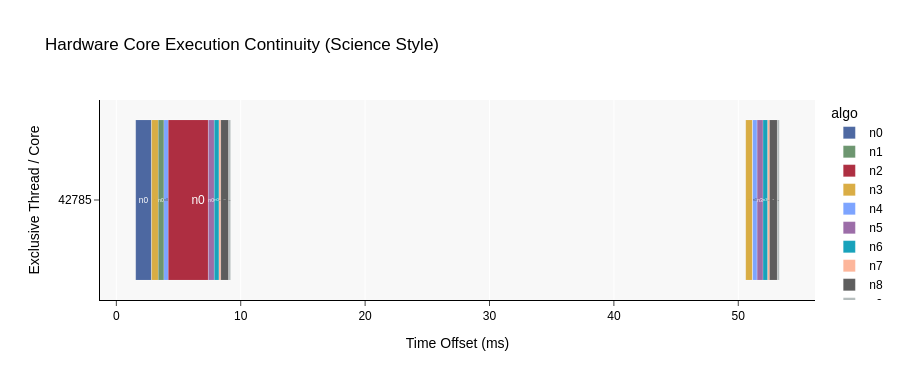

Notebook cell for this chart:
### Markdown cell above
## 一、 宏观并行行为分析 (Timeline & Gantt)

### 1. 任务甘特图 (Hardware Core Gantt Chart)
展示有效计算块 ($C_i$) 的持续时长。
* **分析重点**: 观察各核心条块之间的**横向间隙**。这些空隙（气泡）代表了调度器无法填满的资源空洞，是加速比无法达到线性的根本原因。

### Code cell
def draw_px_gantt(df_jobs):
    if df_jobs.empty:
        print("Warning: Input DataFrame is empty.")
        return

    # 1. 精选 Science 级低饱和度多色盘 (针对不同 Algo)
    # 选色原则：冷暖交替，灰度梯度一致
    DISCRETE_SCI_COLORS = [
        "#3B5998", # 灰蓝
        "#5E8B61", # 鼠尾草绿
        "#A6192E", # 砖红
        "#D6A531", # 暗金
        "#709BFF", # 浅钢蓝
        "#925E9F", # 灰紫
        "#0099B4", # 墨青
        "#FDAF91", # 柔粉
        "#4D4D4D", # 碳灰
        "#ADB6B6"  # 铝灰
    ]

    # 2. 线程 TID 自然排序 (确保 T0, T1, T2... 逻辑顺序)
    def extract_num(s):
        n = re.findall(r'\d+', str(s))
        return int(n[0]) if n else 0

    tids_sorted = sorted(df_jobs["tid"].unique(), key=extract_num)
    # 算法也进行排序，确保图例整齐
    algos_sorted = sorted(df_jobs["algo"].unique(), key=extract_num)

    # 3. 绘图
    fig = px.bar(
        df_jobs,
        base="start_ms",      # 任务起点 (ms)
        x="algo_ms",          # 任务宽度 (ms)
        y="tid",
        color="algo",         # 区分不同算法
        orientation='h',
        category_orders={"tid": tids_sorted, "algo": algos_sorted},
        color_discrete_sequence=DISCRETE_SCI_COLORS,
        title="Hardware Core Execution Continuity (Science Style)",
        labels={"start_ms": "Timeline", "algo_ms": "Exec", "tid": "Thread ID"}
    )

    # 4. 论文级布局优化
    fig.update_layout(
        plot_bgcolor='rgba(248, 248, 248, 1)', # 极浅灰背景，使白色气泡更明显
        xaxis=dict(
            title="Time Offset (ms)",
            showgrid=True,
            gridcolor='white', # 白色网格在灰底上非常高级
            linecolor='black',
            ticks='outside',
            zeroline=False
        ),
        yaxis=dict(
            title="Exclusive Thread / Core",
            showgrid=False, # Y 轴不需网格，保持横向视觉流
            autorange="reversed", # 线程 0 置顶
            linecolor='black',
            ticks='outside'
        ),
        font=dict(family="Arial", size=12, color="black"),
        height=350 + (len(tids_sorted) * 30), # 根据线程数动态调整高度
        margin=dict(l=100, r=30, t=100, b=80), # 增加左边距给 TID 标签
    )

    # 5. 交互与渲染优化
    fig.update_traces(
        marker_line_width=0.5, # 给极其微小的任务块增加细边框以便识别
        marker_line_color="rgba(255,255,255,0.2)",
        opacity=0.9,
        # 悬浮窗：微秒级精度标注
        hovertemplate="<b>Core %{y}</b><br>Algo: %{text}<br>Start: %{base:.3f} ms<br>Duration: %{x:.3f} ms<extra></extra>",
        text=df_jobs["algo"]
    )

    fig.show()

# 执行
draw_px_gantt(analysis_df)

### Figure 1 — Plotly figure (JSON) as saved in the notebook; plotly's stock layout.template omitted (floating-point values rounded to 4 significant figures)
{"data": [{"base": [1.56], "hovertemplate": "<b>Core %{y}</b><br>Algo: %{text}<br>Start: %{base:.3f} ms<br>Duration: %{x:.3f} ms<extra></extra>", "legendgroup": "n0", "marker": {"color": "#3B5998", "pattern": {"shape": ""}, "line": {"color": "rgba(255,255,255,0.2)", "width": 0.5}}, "name": "n0", "orientation": "h", "showlegend": true, "textposition": "auto", "x": [1.246], "xaxis": "x", "y": ["42785"], "yaxis": "y", "type": "bar", "opacity": 0.9, "text": ["n0", "n3", "n1", "n4", "n2", "n5", "n6", "n7", "n8", "n9", "n3", "n4", "n5", "n6", "n7", "n8", "n9"]}, {"base": [3.369], "hovertemplate": "<b>Core %{y}</b><br>Algo: %{text}<br>Start: %{base:.3f} ms<br>Duration: %{x:.3f} ms<extra></extra>", "legendgroup": "n1", "marker": {"color": "#5E8B61", "pattern": {"shape": ""}, "line": {"color": "rgba(255,255,255,0.2)", "width": 0.5}}, "name": "n1", "orientation": "h", "showlegend": true, "textposition": "auto", "x": [0.451], "xaxis": "x", "y": ["42785"], "yaxis": "y", "type": "bar", "opacity": 0.9, "text": ["n0", "n3", "n1", "n4", "n2", "n5", "n6", "n7", "n8", "n9", "n3", "n4", "n5", "n6", "n7", "n8", "n9"]}, {"base": [4.171], "hovertemplate": "<b>Core %{y}</b><br>Algo: %{text}<br>Start: %{base:.3f} ms<br>Duration: %{x:.3f} ms<extra></extra>", "legendgroup": "n2", "marker": {"color": "#A6192E", "pattern": {"shape": ""}, "line": {"color": "rgba(255,255,255,0.2)", "width": 0.5}}, "name": "n2", "orientation": "h", "showlegend": true, "textposition": "auto", "x": [3.204], "xaxis": "x", "y": ["42785"], "yaxis": "y", "type": "bar", "opacity": 0.9, "text": ["n0", "n3", "n1", "n4", "n2", "n5", "n6", "n7", "n8", "n9", "n3", "n4", "n5", "n6", "n7", "n8", "n9"]}, {"base": [2.839, 50.6], "hovertemplate": "<b>Core %{y}</b><br>Algo: %{text}<br>Start: %{base:.3f} ms<br>Duration: %{x:.3f} ms<extra></extra>", "legendgroup": "n3", "marker": {"color": "#D6A531", "pattern": {"shape": ""}, "line": {"color": "rgba(255,255,255,0.2)", "width": 0.5}}, "name": "n3", "orientation": "h", "showlegend": true, "textposition": "auto", "x": [0.511, 0.52], "xaxis": "x", "y": ["42785", "42785"], "yaxis": "y", "type": "bar", "opacity": 0.9, "text": ["n0", "n3", "n1", "n4", "n2", "n5", "n6", "n7", "n8", "n9", "n3", "n4", "n5", "n6", "n7", "n8", "n9"]}, {"base": [3.832, 51.17], "hovertemplate": "<b>Core %{y}</b><br>Algo: %{text}<br>Start: %{base:.3f} ms<br>Duration: %{x:.3f} ms<extra></extra>", "legendgroup": "n4", "marker": {"color": "#709BFF", "pattern": {"shape": ""}, "line": {"color": "rgba(255,255,255,0.2)", "width": 0.5}}, "name": "n4", "orientation": "h", "showlegend": true, "textposition": "auto", "x": [0.33, 0.331], "xaxis": "x", "y": ["42785", "42785"], "yaxis": "y", "type": "bar", "opacity": 0.9, "text": ["n0", "n3", "n1", "n4", "n2", "n5", "n6", "n7", "n8", "n9", "n3", "n4", "n5", "n6", "n7", "n8", "n9"]}, {"base": [7.398, 51.52], "hovertemplate": "<b>Core %{y}</b><br>Algo: %{text}<br>Start: %{base:.3f} ms<br>Duration: %{x:.3f} ms<extra></extra>", "legendgroup": "n5", "marker": {"color": "#925E9F", "pattern": {"shape": ""}, "line": {"color": "rgba(255,255,255,0.2)", "width": 0.5}}, "name": "n5", "orientation": "h", "showlegend": true, "textposition": "auto", "x": [0.466, 0.464], "xaxis": "x", "y": ["42785", "42785"], "yaxis": "y", "type": "bar", "opacity": 0.9, "text": ["n0", "n3", "n1", "n4", "n2", "n5", "n6", "n7", "n8", "n9", "n3", "n4", "n5", "n6", "n7", "n8", "n9"]}, {"base": [7.877, 51.99], "hovertemplate": "<b>Core %{y}</b><br>Algo: %{text}<br>Start: %{base:.3f} ms<br>Duration: %{x:.3f} ms<extra></extra>", "legendgroup": "n6", "marker": {"color": "#0099B4", "pattern": {"shape": ""}, "line": {"color": "rgba(255,255,255,0.2)", "width": 0.5}}, "name": "n6", "orientation": "h", "showlegend": true, "textposition": "auto", "x": [0.366, 0.365], "xaxis": "x", "y": ["42785", "42785"], "yaxis": "y", "type": "bar", "opacity": 0.9, "text": ["n0", "n3", "n1", "n4", "n2", "n5", "n6", "n7", "n8", "n9", "n3", "n4", "n5", "n6", "n7", "n8", "n9"]}, {"base": [8.253, 52.37], "hovertemplate": "<b>Core %{y}</b><br>Algo: %{text}<br>Start: %{base:.3f} ms<br>Duration: %{x:.3f} ms<extra></extra>", "legendgroup": "n7", "marker": {"color": "#FDAF91", "pattern": {"shape": ""}, "line": {"color": "rgba(255,255,255,0.2)", "width": 0.5}}, "name": "n7", "orientation": "h", "showlegend": true, "textposition": "auto", "x": [0.138, 0.137], "xaxis": "x", "y": ["42785", "42785"], "yaxis": "y", "type": "bar", "opacity": 0.9, "text": ["n0", "n3", "n1", "n4", "n2", "n5", "n6", "n7", "n8", "n9", "n3", "n4", "n5", "n6", "n7", "n8", "n9"]}, {"base": [8.401, 52.52], "hovertemplate": "<b>Core %{y}</b><br>Algo: %{text}<br>Start: %{base:.3f} ms<br>Duration: %{x:.3f} ms<extra></extra>", "legendgroup": "n8", "marker": {"color": "#4D4D4D", "pattern": {"shape": ""}, "line": {"color": "rgba(255,255,255,0.2)", "width": 0.5}}, "name": "n8", "orientation": "h", "showlegend": true, "textposition": "auto", "x": [0.617, 0.616], "xaxis": "x", "y": ["42785", "42785"], "yaxis": "y", "type": "bar", "opacity": 0.9, "text": ["n0", "n3", "n1", "n4", "n2", "n5", "n6", "n7", "n8", "n9", "n3", "n4", "n5", "n6", "n7", "n8", "n9"]}, {"base": [9.032, 53.14], "hovertemplate": "<b>Core %{y}</b><br>Algo: %{text}<br>Start: %{base:.3f} ms<br>Duration: %{x:.3f} ms<extra></extra>", "legendgroup": "n9", "marker": {"color": "#ADB6B6", "pattern": {"shape": ""}, "line": {"color": "rgba(255,255,255,0.2)", "width": 0.5}}, "name": "n9", "orientation": "h", "showlegend": true, "textposition": "auto", "x": [0.151, 0.151], "xaxis": "x", "y": ["42785", "42785"], "yaxis": "y", "type": "bar", "opacity": 0.9, "text": ["n0", "n3", "n1", "n4", "n2", "n5", "n6", "n7", "n8", "n9", "n3", "n4", "n5", "n6", "n7", "n8", "n9"]}], "layout": {"xaxis": {"anchor": "y", "domain": [0.0, 1.0], "title": {"text": "Time Offset (ms)"}, "showgrid": true, "gridcolor": "white", "linecolor": "black", "ticks": "outside", "zeroline": false}, "yaxis": {"anchor": "x", "domain": [0.0, 1.0], "title": {"text": "Exclusive Thread / Core"}, "categoryorder": "array", "categoryarray": ["42785"], "showgrid": false, "autorange": "reversed", "linecolor": "black", "ticks": "outside"}, "legend": {"title": {"text": "algo"}, "tracegroupgap": 0}, "title": {"text": "Hardware Core Execution Continuity (Science Style)"}, "barmode": "relative", "font": {"family": "Arial", "size": 12, "color": "black"}, "margin": {"l": 100, "r": 30, "t": 100, "b": 80}, "plot_bgcolor": "rgba(248, 248, 248, 1)", "height": 380}}
